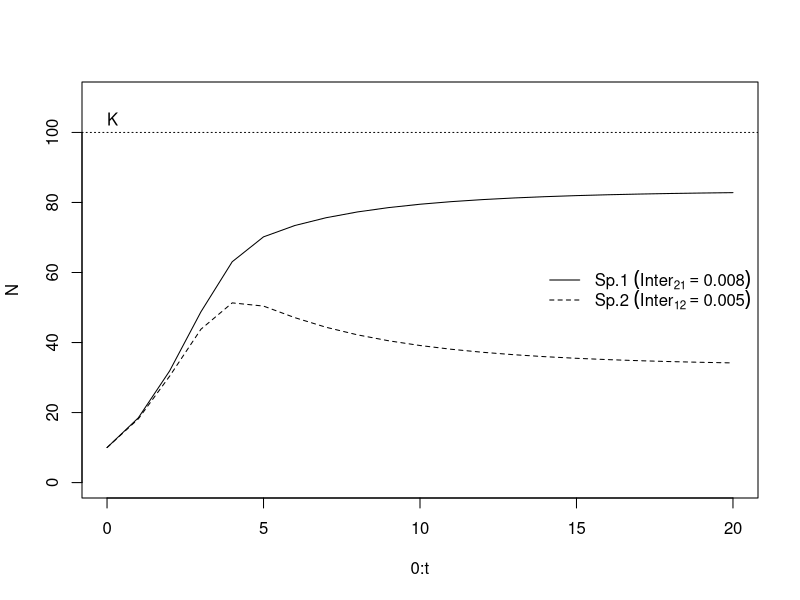

The R source for this figure:

#	   Modelo de Competencia de Lotka-Volterra (discreto)

LotkaVolterraComp<- function(N, Inter, rd = c(1, 1)) { 
  N1prox <- N[1] + rd[1] * N[1] * (1 -Inter[1, 1] * N[1] - Inter[1, 2] * N[2])
  N2prox <- N[2] + rd[2] * N[2] * (1 - Inter[2, 1] * N[1] -Inter [2, 2] * N[2]) 
  c(N1prox, N2prox) } 
# Esta función implementa en modelo de competencia
# Lotka-Volterra en tiempo discreto. De esta forma,
# en función de las densidades poblacionales en un 
# tiempo t, se puede obtener los valores de las densidades 
# en t+1. El parámetro llamado Inter es igual a αij/K.

Interacciones <- matrix(c(0.01, 0.005, 0.008, 0.01), 
                        ncol = 2, 
                        byrow = TRUE) # Esta instrucción 
# crea una matriz que tiene como entradas los valores del 
# parámetro Inter. En este caso K=100. Tomar en cuenta 
# que el comando byrow asegura que la matriz se construya 
# fila a fila. 

Interacciones

t <- 20 # Número de generaciones a iterar el modelo.

N <- matrix(NA, nrow = t + 1, ncol = 2) # Esta instrucción 
# crea una matriz en la cual se van a guardar los resultados 
# de la iteración del modelo. 

N 

N[1, ] <- c(10, 10) # Se asignan las densidades iniciales.

N 

for (i in 1:t) N[i + 1, ] <- LotkaVolterraComp (N[i, ], 
                                                Interacciones) 
# Ciclo “For” que itera la función a partir de las densidades 
# iniciales.

matplot(0:t, N, type = "l", col = 1, ylim = c(0, 110)) 
# Se grafican los resultados.

abline(h = 1/Interacciones[1, 1], lty = 3) 
# Se agrega una línea en el valor de K.

text(0, 1.02/Interacciones[1, 1], "K", adj = c(0, 0))
# Se agrega la letra K a la línea creada anteriormente.

legend("right", c(expression("Sp.1 " * (Inter[21] == 0.008)), 
                  expression("Sp.2 " * (Inter[12] == 0.005))), 
       lty = 1:2,bty = "n") 
# Se agrega una leyenda en la cual se identifican las 
# curvas de cada especie y se muestra el valor del 
# parámetro Inter. 
